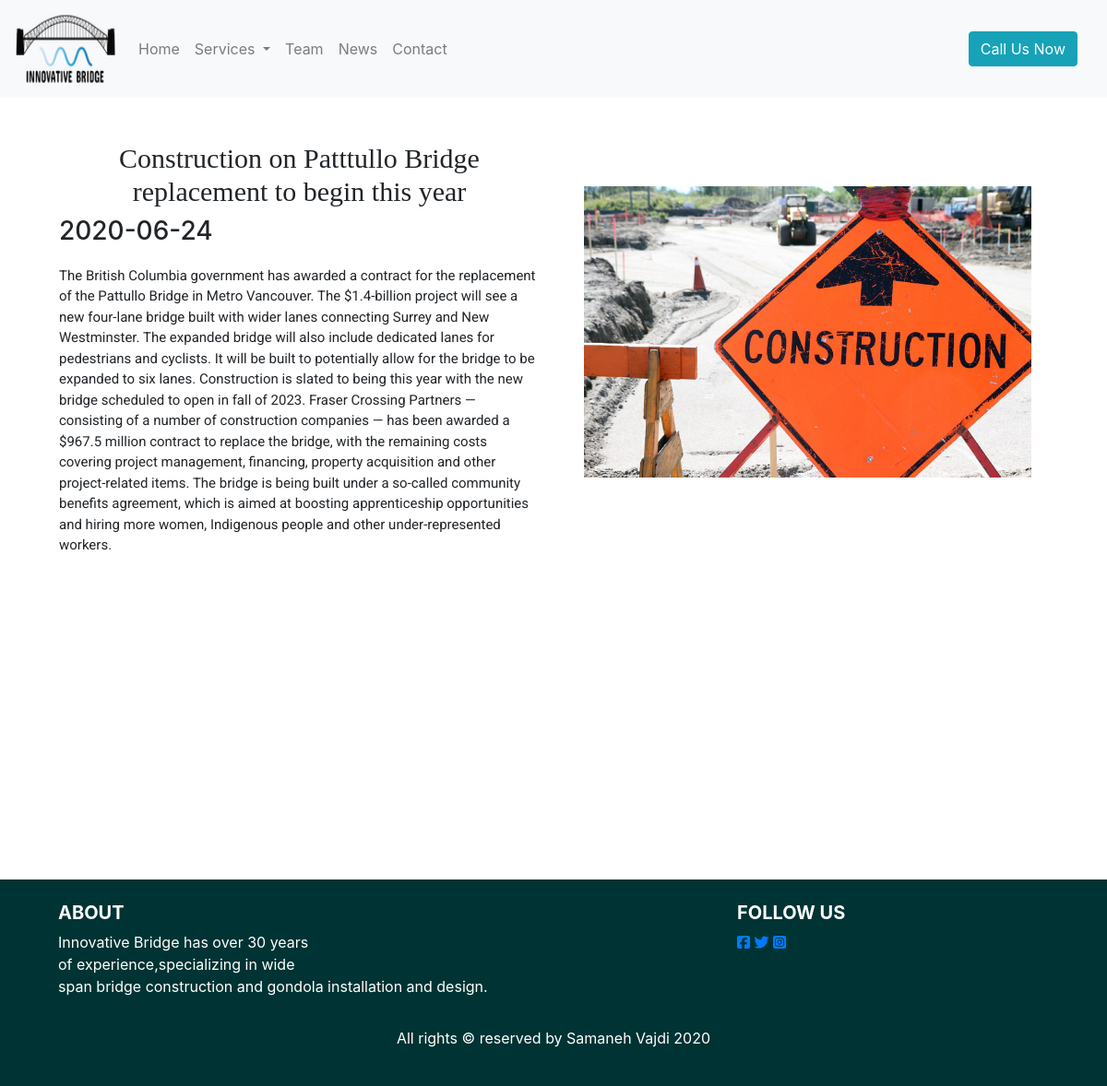
The page /news_detail.php?nid=1 on the database its author committed.
### tables this page shows
CREATE TABLE `news` (
  `id` int(10) UNSIGNED NOT NULL,
  `title` varchar(255) NOT NULL,
  `body` text NOT NULL,
  `image` text NOT NULL,
  `publish_date` date DEFAULT NULL
);

### news_detail.php (the view, shortened to what this page needs)
<?php
include 'includes/head.php';
include 'includes/nav.php';
$con = connect();
?>
<div class="container min-vh-100">
	<div class="row  my-5 mx-1">
		<?php
		$query = "SELECT * FROM news WHERE id=" . $_GET['nid'];
		$news_result = mysqli_query($con, $query);
		$news = mysqli_fetch_assoc($news_result);
		?>
		<div class="col-md-6">
			<h2 class="text-center"><?= $news['title'] ?></h2>
			<h3><?= $news['publish_date'] ?></h3>
			<p><?= $news['body'] ?></p>
		</div>
		<div class="col-md-6 p-5">
			<div class="row">
				<a href="imgs/news/<?= $news['image'] ?>" data-fancybox="gallery"><img src="imgs/news/<?= $news['image'] ?>" class="larg-img img-fluid"></a>
			</div>
		</div>
	</div>
</div>
<?php
include 'includes/footer.php';
?>

### css/style.css (style rules this page uses)
* { margin: 0; padding: 0; box-sizing: border-box; }
.col-md-6 h2 { font-family: playfair display; font-size: 30px; }
.col-md-6 p { font-family: roboto; font-size: 15px; margin-top: 20px; }
img { vertical-align: middle; }

### rows shown on the page
news: title "Construction on Patttullo Bridge replacement to begin this year", publish_date "2020-06-24", body "The British Columbia government has awarded a contract for the replacement of the Pattullo Bridge in Metro Vancouver. The $1.4-billion project will see a new four-lane bridge built with wider lanes connecting Surrey and New Westminster. The expanded bridge will also include dedicated lanes for pedestrians and cyclists. It will be built to potentially allow for the bridge to be expanded to six lanes. Construction is slated to being this year with the new bridge scheduled to open in fall of 2023. Fraser Crossing Partners — consisting of a number of construction companies — has been awarded a $967.5 million contract to replace the bridge, with the remaining costs covering project management,…", image (picture)
